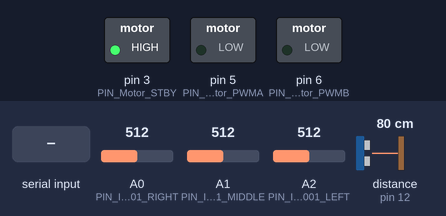
Bench run of a sketch on a simulated Arduino Uno, built with avr-gcc and run on an emulated ATmega328P. Parts: switched loads named in the sketch (green lamp = pin HIGH). The inputs (shaded band) are chosen by the test bench; at power-on: distance to the obstacle (sensor on pin 12) 80 cm, A1 (PIN_ITR20001_MIDDLE) = 512, A0 (PIN_ITR20001_RIGHT) = 512, A2 (PIN_ITR20001_LEFT) = 512. The echo pulse lasts 58.3 µs per cm; pins used as bus, display or sensor lines are not drawn; what the sketch prints to the serial monitor is not drawn.

Above: at 0.9 s.
1.0 s: "{CONNECTED}" received over Serial
At 1.3 s:
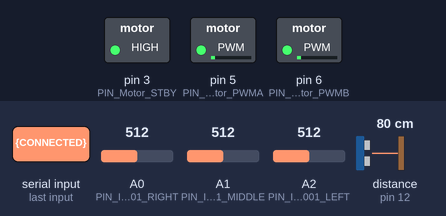
2.5 s: distance to the obstacle (sensor on pin 12) set to 11 cm
5.3 s: distance to the obstacle (sensor on pin 12) set to 8 cm
At 6.6 s:
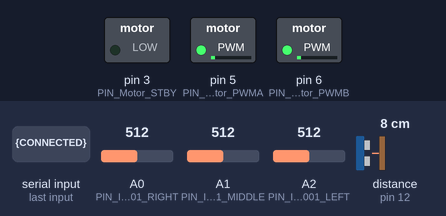
6.9 s: A1 (PIN_ITR20001_MIDDLE) set to 40
At 8.1 s:
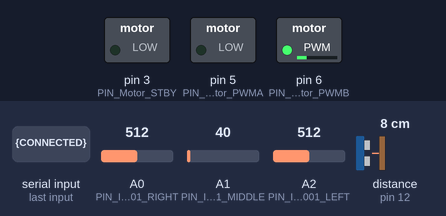
8.4 s: A0 (PIN_ITR20001_RIGHT) set to 106
9.9 s: A0 (PIN_ITR20001_RIGHT) set to 94
At 10.6 s:
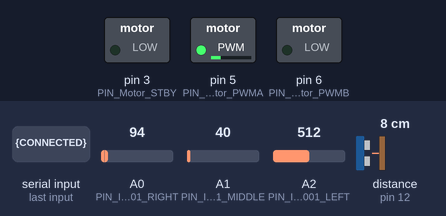
Timing chart, 0 to 12.4 s (numbered marks = the images above; inputs shaded):
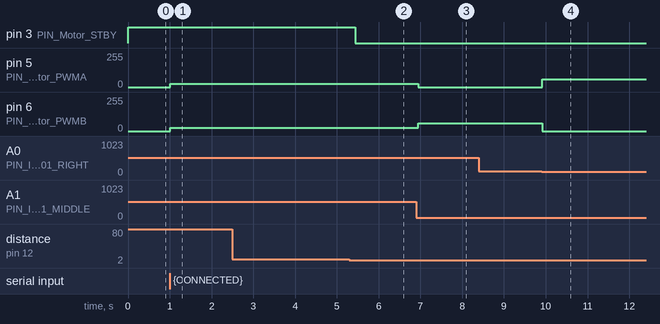

The sketch:

P4_ArduinoEsp.ino
```cpp
// Programa a cargar en Arduino UNO
#include <Arduino_FreeRTOS.h>
#include <Thread.h>

Thread myThread = Thread();

// Motores
#define PIN_Motor_STBY 3
#define PIN_Motor_PWMA 5
#define PIN_Motor_PWMB 6
#define PIN_Motor_AIN_1 7
#define PIN_Motor_BIN_1 8

// Ultrasonidos
#define TRIG_PIN 13
#define ECHO_PIN 12

// Infrarrojo
#define PIN_ITR20001_LEFT   A2
#define PIN_ITR20001_MIDDLE A1
#define PIN_ITR20001_RIGHT  A0

// Umbral de la línea
#define LINEVALUE 100
#define LINE_MIDDLE_VALUE 60
#define LINE_FRECUENCY 5

// Tiempo entre cada mensaje de PING
#define PERIOD_PING 4000

// Velocidades
#define FORWARD 25
#define TURN 60
#define MINI_TURN 35
#define STOP 0

// Constantes sensor de distancia
int ULTRASONIC_FRECUENCY = 20;
long duracion;
int distancia;
int ultimaDistancia = 0;

// Ajustar la velocidad según los valores del infrarrojos
static void CheckLine(void* pvParameters) {

  TickType_t xLastWakeTime, aux;

  while(1){

    xLastWakeTime = xTaskGetTickCount();
    aux = xLastWakeTime;

    int leftValue = analogRead(PIN_ITR20001_LEFT);
    int middleValue = analogRead(PIN_ITR20001_MIDDLE);
    int rightValue = analogRead(PIN_ITR20001_RIGHT);

    // Linea centrada
    if(middleValue > LINEVALUE) {
      analogWrite(PIN_Motor_PWMA,FORWARD);
      analogWrite(PIN_Motor_PWMB,FORWARD);
    }
    // Linea ligeramente a la derecha
    else if(rightValue > LINE_MIDDLE_VALUE && middleValue > LINE_MIDDLE_VALUE){
      analogWrite(PIN_Motor_PWMA,STOP);
      analogWrite(PIN_Motor_PWMB,MINI_TURN);
    }
    // Línea a la derecha
    else if (rightValue > LINEVALUE) {
      analogWrite(PIN_Motor_PWMA,STOP);
      analogWrite(PIN_Motor_PWMB,TURN);
    }
    // Línea ligeramente a la izquierda
    else if(leftValue > LINE_MIDDLE_VALUE && middleValue > LINE_MIDDLE_VALUE){
      analogWrite(PIN_Motor_PWMA,MINI_TURN);
      analogWrite(PIN_Motor_PWMB,STOP);
    }
    // Linea a la izquierda
    else if (leftValue > LINEVALUE) {
      analogWrite(PIN_Motor_PWMA,TURN);
      analogWrite(PIN_Motor_PWMB,STOP);
    // Fuera de la linea
    } else {
      analogWrite(PIN_Motor_PWMA,STOP);
      analogWrite(PIN_Motor_PWMB,STOP);
      Serial.print("{LINE_LOST}");
    }
    xTaskDelayUntil(&xLastWakeTime,LINE_FRECUENCY);
    delay(200);
  }
}

long time_start;

// Pararse antes del obstáculo en el rango 5-8 cm
static void CheckDistance(void* pvParameters) {

  TickType_t xLastWakeTime, aux;

  while(1){

    xLastWakeTime = xTaskGetTickCount();
    aux = xLastWakeTime;

    digitalWrite(TRIG_PIN, LOW);
    delayMicroseconds(2);
    digitalWrite(TRIG_PIN, HIGH);
    delayMicroseconds(10);
    digitalWrite(TRIG_PIN, LOW);
    duracion = pulseIn(ECHO_PIN, HIGH);
    distancia = (duracion * 0.034) / 2;
    xTaskDelayUntil(&xLastWakeTime,ULTRASONIC_FRECUENCY);

    if(distancia < 50 && distancia > 8){
      ULTRASONIC_FRECUENCY = 5;
      Serial.print("{OBSTACLE_DETECTED}");
    }

    else if(distancia <= 8 && distancia >= 5){
      digitalWrite(PIN_Motor_STBY,LOW);
      long time_end = millis() - time_start;
      Serial.print("{END_LAP}" + String(time_end) + "*");
    }

    else{
      ULTRASONIC_FRECUENCY = 20;
    }
    delay(200);
  }
}

// Mensaje de PING (cada 4 segundos)
void callback_ping() {
  long time = millis();
  Serial.print("{PING}" + String(time) + "*");
}

void setup() {
  Serial.begin(9600);
  pinMode(PIN_ITR20001_LEFT, INPUT);
  pinMode(PIN_ITR20001_MIDDLE, INPUT);
  pinMode(PIN_ITR20001_RIGHT, INPUT);
  pinMode(TRIG_PIN, OUTPUT);
  pinMode(ECHO_PIN, INPUT);
  pinMode(PIN_Motor_STBY,OUTPUT);
  digitalWrite(PIN_Motor_STBY,HIGH);
  digitalWrite(PIN_Motor_AIN_1,HIGH);
  digitalWrite(PIN_Motor_BIN_1,HIGH);

  String sendBuff;

  Serial.print("{CONNECT}");

  while(1) {
    if (Serial.available()) {
      char c = Serial.read();
      sendBuff += c;
      if (c == '}')  {
        if(sendBuff == "{CONNECTED}"){
          break;
        }
        sendBuff = "";
      }
    }
  }

  Serial.print("{START_LAP}");
  time_start = millis();

  //Serial.print("{PING}" + String(millis() - time_start) + "*");

  xTaskCreate(CheckLine, "CheckLine", 100, NULL, 2, NULL);
  xTaskCreate(CheckDistance, "CheckDistance", 100, NULL, 1, NULL);

  myThread.enabled = true;
  myThread.setInterval(4000);
  myThread.onRun(callback_ping);
}

void loop(){
  if(myThread.shouldRun()){
    myThread.run();
  }
}
```

Measured:
- the behaviour switches between 10 and 9 cm on distance to the obstacle (sensor on pin 12) (found by bisection; images 1 and 2)
- the behaviour switches between 101 and 100 on A0 (PIN_ITR20001_RIGHT) (found by bisection; images 3 and 4)
- after the input at 1.0 s, pin 5 (PIN_Motor_PWMA), pin 6 (PIN_Motor_PWMB): 0/255 → 25/255 at once
- after the input at 2.5 s, every drawn part: stays the same
- after the input at 5.3 s, pin 3 (PIN_Motor_STBY): HIGH → LOW after 0.15 s
- after the input at 6.9 s, pin 5 (PIN_Motor_PWMA): 25/255 → 0/255 after 0.05 s; pin 6 (PIN_Motor_PWMB): 25/255 → 60/255 after 0.05 s
- after the input at 8.4 s, every drawn part: stays the same
- after the input at 9.9 s, pin 5 (PIN_Motor_PWMA): 0/255 → 60/255 at once; pin 6 (PIN_Motor_PWMB): 60/255 → 0/255 at once
